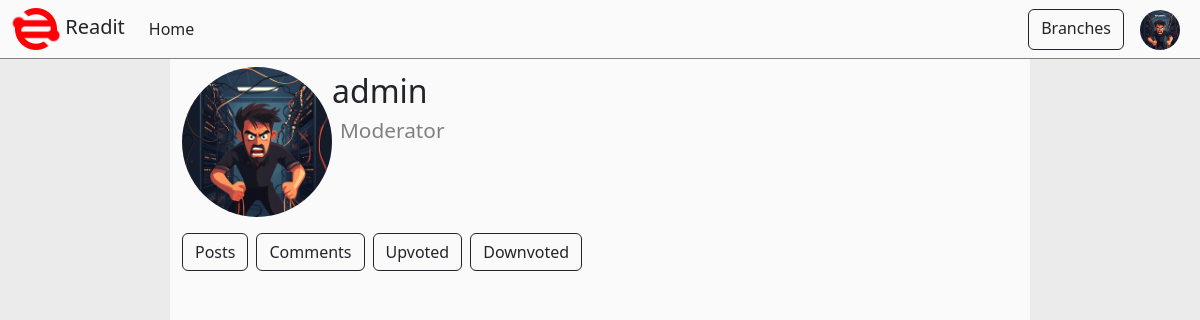
Screenshot of /profile/1/ (signed in) with the database file from the repository.
### auth_sys/models.py (models this page shows)
class NewUser(AbstractUser):
    is_moderator = models.BooleanField(default=False)
    def __str__(self) -> str:
        return self.username

### user_profile/models.py (models this page shows, shortened)
class Profile(models.Model):
    user = models.OneToOneField(settings.AUTH_USER_MODEL, on_delete=models.CASCADE, related_name='profile')
    image = models.ImageField(upload_to="profile/%Y/%m/%d/", blank=True, null=True)
    def get_image_url(self):
        url = static('img/anonymous_user.png')
        if self.image:
            url = self.image.url
        return url
    def admin_panel_image(self):
        if self.image:
            return mark_safe(f'<img src="{self.image.url}" width=125>')
    admin_panel_image.short_description = 'Image'
    admin_panel_image.allow_tags = True
    class Meta:
        verbose_name = "Profile"
        verbose_name_plural = "Profiles"

### user_profile/views.py (the view)
# urls.py: re_path(r'^profile/(?P<pk>\d*?)(?:/(?P<ac>\w+))?/$', ProfileDetailView.as_view(), name='profile'),
class ProfileDetailView(DetailView):
    model = Profile
    template_name = "profile/profile-detail.html"
    context_object_name = 'profile'
    def get(self, request: HttpRequest, *args: Any, **kwargs: Any) -> HttpResponse:
        type_of_activity = self.kwargs.get('ac', 'none')
        if type_of_activity == 'posts':
            self.template_name = "profile/profile-detail-posts.html"
        elif type_of_activity == 'comments':
            self.template_name = "profile/profile-detail-comments.html"
        elif type_of_activity == 'upvoted':
            self.template_name = "profile/profile-detail-upvoted.html"
        elif type_of_activity == 'downvoted':
            self.template_name = "profile/profile-detail-downvoted.html"
        return super().get(request, *args, **kwargs)

### templates/profile/profile-detail.html (shortened to what this page needs)
{% extends 'base.html' %}
{% block content %}
<div class="d-flex mb-3">
    <img src="{{ profile.get_image_url }}" style="height:150px; width:150px; border-radius:50%; overflow:hidden;">
    <div class="d-block">
        <p style="font-size: 2rem;" class="m-0">{{ profile.user.username }}</p>
        {% if profile.user.is_moderator %}
        <p style="color: gray; font-size: 1.3rem;" class="ms-2">Moderator</p>
        {% endif %}
    </div>
</div>
<div class="d-flex">
    {% block activity %}
        <a class="btn btn-outline-secondary me-2" href="{% url 'profile' profile.pk 'posts' %}">Posts</a>
        <a class="btn btn-outline-secondary me-2" href="{% url 'profile' profile.pk 'comments' %}">Comments</a>
        <a class="btn btn-outline-secondary me-2" href="{% url 'profile' profile.pk 'upvoted' %}">Upvoted</a>
        <a class="btn btn-outline-secondary me-2" href="{% url 'profile' profile.pk 'downvoted' %}">Downvoted</a>
    {% endblock activity %}
</div>
{% endblock content %}

### templates/header.html (shortened to what this page needs)
{% load static %}
<nav class="navbar navbar-expand-lg p-0">
  <div class="container-fluid">
    <a class="navbar-brand fa" href="{% url 'index' %}"><img src="{% static 'img/logo-bright.png' %}"> Readit</a>
    <div class="collapse navbar-collapse" id="navbarScroll">
      <ul class="navbar-nav me-auto my-2 my-lg-0 navbar-nav-scroll" style="--bs-scroll-height: 100px;">
        <li class="nav-item">
          <a class="nav-link active" aria-current="page" href="{% url 'index' %}">Home</a>
        </li>
      </ul>
      <div class="d-flex">
        <a class="btn btn-outline-secondary m-2" href="{% url 'branch-list' %}">Branches</a>
        {% if request.user.is_authenticated %}
        <div class="dropdown">
          <a role="button" data-bs-toggle="dropdown">
            <img style="border-radius: 50%;" src="{{ user.profile.get_image_url }}" width="40" height="40"
              class="d-inline-block align-text-top m-2">
          </a>
        </div>
        {% endif %}
      </div>
    </div>
  </div>
</nav>

### static/css/style.css (style rules this page uses)
:root { --bs-heading-color: var(--text-color); --bs-nav-link-color: var(--text-color); --bs-nav-link-hover-color: var(--hovered-color); }
.btn-outline-secondary { --bs-btn-color: var(--text-color); --bs-btn-border-color: var(--text-color); }
nav { background-color: var(--main-color); border-bottom: 1px solid gray; }
.nav-link, .navbar-brand { --bs-navbar-active-color: var(--text-color); --bs-navbar-brand-color: var(--text-color); }
p, small, a, h2 { color: var(--text-color) }
html, body { height: 100%; }
ol,ul,li { list-style:none; }

### rows the page displays
Profile: get_image_url (picture), user.username "admin"
